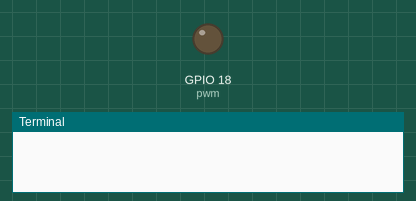
The program below on a simulated Raspberry Pi (BCM pin numbers). On the bench: output pins drawn as LEDs (lit = HIGH), the last lines printed to the terminal.

Above: at 0.05 s.
At 0.7 s:
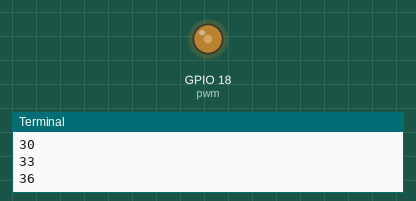
At 1.3 s:
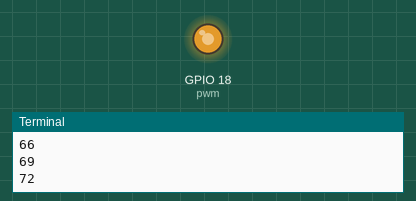
At 2.55 s:
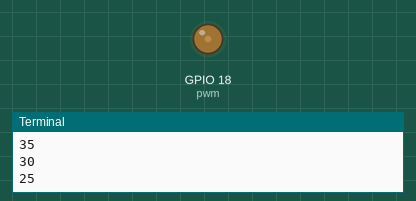
Timing chart, 0 to 6.2 s (numbered marks = the images above):
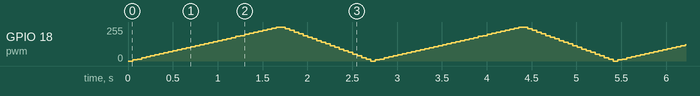

The program:

gpio_tutorial_1.py
```python
#############################################################
# Uses RPi.GPIO library to slowly blink an LED connected to
# to pin 18 of a Raspberry Pi.
#
# Lights up the LED gradually in 2 seconds, then turns it off
# gradually in 1 seconds. Loop continuously until stopped.
############################################################


# import python packages
import time
import RPi.GPIO as GPIO

# Configure GPIO
GPIO.setwarnings(False)
GPIO.setmode(GPIO.BCM)

# Setup GPIO Pin for PWM
GPIO.setup(18, GPIO.OUT) # set GPIO pin 18 to be an output pin
pwm = GPIO.PWM(18, 100) # set the PWM of pin 18 to 100 Hz freq

# Initialize the duty cycle (dc) of pin 18
dc = 0
pwm.start(dc)

# Loop until you press ctl C
try:
    while True:
        for dc in range(0, 100, 3): # increase dc from 0 to 100 in steps of 3
            pwm.ChangeDutyCycle(dc) # update the duty cycle
            time.sleep(0.05)  # pause for 0.05 seconds
            print(dc)
        for dc in range(100, 0, -5):  # decrease dc from 100 to 5 in steps of 5
            pwm.ChangeDutyCycle(dc) # update the duty cycle
            time.sleep(0.05)  # pause for 0.05 seconds
            print(dc)
except KeyboardInterrupt:
    print("Ctl C pressed - ending program")

# Before program ends,
pwm.stop()  # stop PWM
GPIO.cleanup() # reset GPIO ports
    
```
